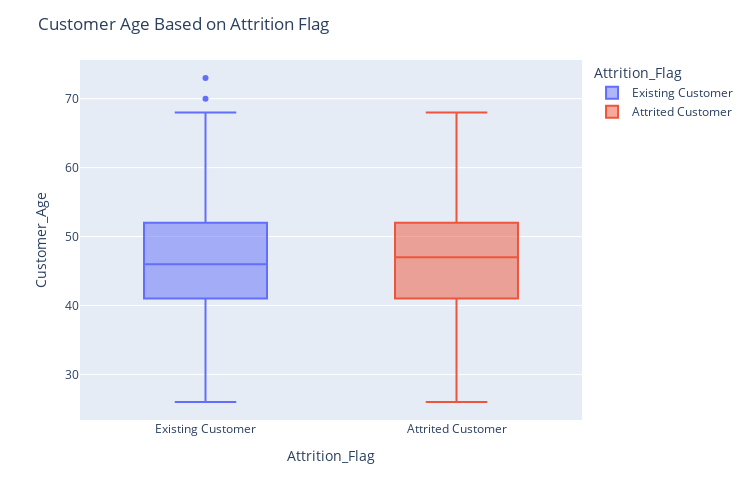

Here is the notebook cell this chart was saved with:
### Code cell
import plotly.express as px

fig1 = px.box(df, x="Attrition_Flag", y="Customer_Age", color="Attrition_Flag", boxmode="overlay")

fig1['layout'].update(height=500, width=750, title='Customer Age Based on Attrition Flag')
fig1.update_traces(quartilemethod="inclusive")
fig1.show()

### Figure 1 — Plotly figure (JSON) as saved in the notebook; plotly's stock layout.template omitted (floating-point values rounded to 4 significant figures; data arrays with more than 128 entries replaced by an {"elided": "..."} marker saying what was removed)
{"data": [{"alignmentgroup": "True", "hovertemplate": "Attrition_Flag=%{x}<br>Customer_Age=%{y}<extra></extra>", "legendgroup": "Existing Customer", "marker": {"color": "#636efa"}, "name": "Existing Customer", "notched": false, "offsetgroup": "Existing Customer", "orientation": "v", "quartilemethod": "inclusive", "showlegend": true, "type": "box", "x": {"elided": "8500 str values"}, "x0": " ", "xaxis": "x", "y": {"elided": "8500 int values"}, "y0": " ", "yaxis": "y"}, {"alignmentgroup": "True", "hovertemplate": "Attrition_Flag=%{x}<br>Customer_Age=%{y}<extra></extra>", "legendgroup": "Attrited Customer", "marker": {"color": "#EF553B"}, "name": "Attrited Customer", "notched": false, "offsetgroup": "Attrited Customer", "orientation": "v", "quartilemethod": "inclusive", "showlegend": true, "type": "box", "x": {"elided": "1627 str values"}, "x0": " ", "xaxis": "x", "y": {"elided": "1627 int values"}, "y0": " ", "yaxis": "y"}], "layout": {"boxmode": "overlay", "height": 500, "legend": {"title": {"text": "Attrition_Flag"}, "tracegroupgap": 0}, "margin": {"t": 60}, "title": {"text": "Customer Age Based on Attrition Flag"}, "width": 750, "xaxis": {"anchor": "y", "categoryarray": ["Existing Customer", "Attrited Customer"], "categoryorder": "array", "domain": [0, 1], "title": {"text": "Attrition_Flag"}}, "yaxis": {"anchor": "x", "domain": [0, 1], "title": {"text": "Customer_Age"}}}}
